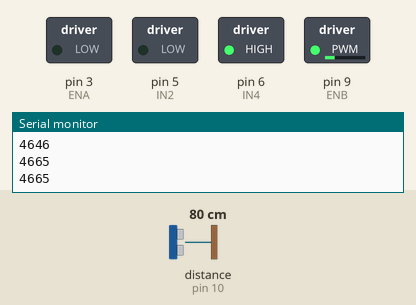
Recording of a sketch running on a simulated Arduino Uno, built with avr-gcc and run on an emulated ATmega328P. Parts: switched loads named in the sketch (green lamp = pin HIGH), the last lines printed to the serial monitor. Wiring (inferred from the names in the program): ultrasonic range finder: trigger pin 11; echo pin 10. The inputs (shaded band) are chosen by the test bench; at power-on: distance to the obstacle (sensor on pin 10) 80 cm. The echo pulse lasts 58.3 µs per cm; pins used as bus, display or sensor lines are not drawn.

Above: at 1.3 s.
1.4 s: distance to the obstacle (sensor on pin 10) set to 17 cm
3.8 s: distance to the obstacle (sensor on pin 10) set to 12 cm
At 5.4 s:
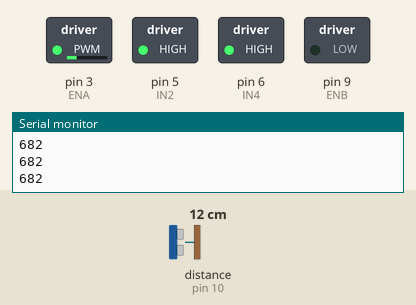
6.2 s: distance to the obstacle (sensor on pin 10) set to 9 cm
At 7.2 s:
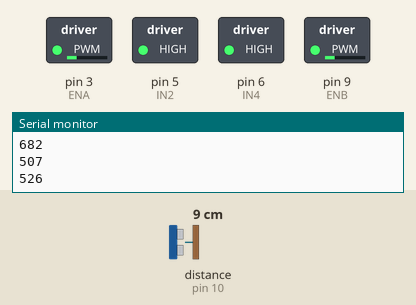
8.3 s: distance to the obstacle (sensor on pin 10) set to 18 cm
At 10.2 s:
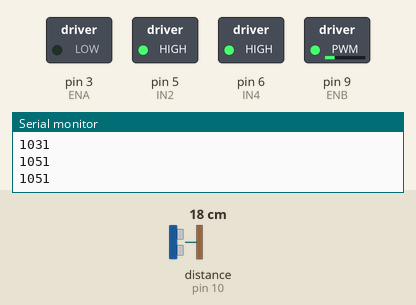
Timing chart, 0 to 11.4 s (numbered marks = the images above; inputs shaded):
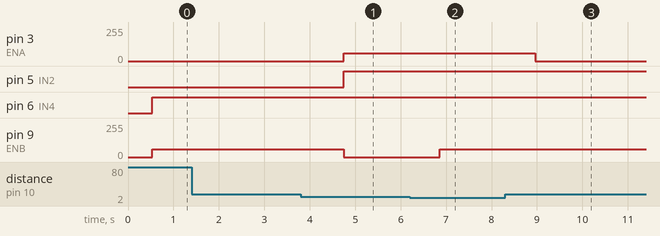

Measured:
- the behaviour switches between 15 and 14 cm on distance to the obstacle (sensor on pin 10) (found by bisection; images 0 and 1)
- the behaviour switches between 11 and 10 cm on distance to the obstacle (sensor on pin 10) (found by bisection; images 1 and 2)
- after the input at 3.8 s, pin 3 (ENA): 0/255 → 60/255 after 0.95 s; pin 5 (IN2): LOW → HIGH after 0.95 s; pin 9 (ENB): 60/255 → 0/255 after 0.95 s
- after the input at 6.2 s, pin 9 (ENB): 0/255 → 60/255 after 0.66 s
- after the input at 8.3 s, pin 3 (ENA): 60/255 → 0/255 after 0.66 s

The sketch:

punto_23.ino
```cpp
//Punto 23
int ENA = 3; //Nombre de los pines
int IN1 = 10;
int IN2 = 5;
int IN4 = 6;
int ENB = 9;
int trig = 11;
int echo = 10;
int pingT; //Variable sin asignación
void setup() {
  pinMode(ENA, OUTPUT); //Se inicializan los pines para que saquen la información
  pinMode(IN2, OUTPUT);
  pinMode(ENB, OUTPUT);
  pinMode(IN4, OUTPUT);
  pinMode(trig, OUTPUT);
  pinMode(echo, INPUT); //Se inicializan los pines para que metan la información
  Serial.begin(9600); //Se inicializa el monitor serial para mostrar información
}

void loop() {
  digitalWrite(trig, LOW); //El pin escribe una señal PWM de 0
  delayMicroseconds(10); //Espera 10 microsegundos
  digitalWrite(trig, HIGH); //El pin escribe una señal PWM de 1
  delayMicroseconds(10); //Espera 10 microsegundos
  digitalWrite(trig, LOW); //El pin escribe una señal PWM de 0
  pingT = pulseIn(echo, HIGH); //La variable será lo mismo que las pulsaciones que meta el pin
  delay(25); //Espera 25 milisegundos
  Serial.println(pingT); //El monitor muestra la información que reciba la variable
  delay(500); //Espera medio segundo para volver a mostrar información
  if (pingT > 500  && pingT < 600) { //Condición: Si la información que recibe la información está entre 500 y 600
    analogWrite(ENA, 60); //El pin escribe análogamente una velocidad de 60 para el motor 1
    digitalWrite(IN2, HIGH); //El pin escribe una señal PWM de 1 para el motor 1
    analogWrite(ENB, 60); //El pin escribe análogamente una velocidad de 60 para el motor 2
    digitalWrite(IN4, HIGH); //El pin escribe una señal PWM de 1 para el motor 2
  }
  else if (pingT >= 600 && pingT < 800) {
    analogWrite(ENA, 60);
    digitalWrite(IN2, HIGH);
    analogWrite(ENB, 0);
  }
  else if (pingT > 800) {
    analogWrite(ENA, 0);
    analogWrite(ENB, 60);
    digitalWrite(IN4, HIGH);
  }
}
//Prueba física: https://youtu.be/M26yU3RPqVk
```
